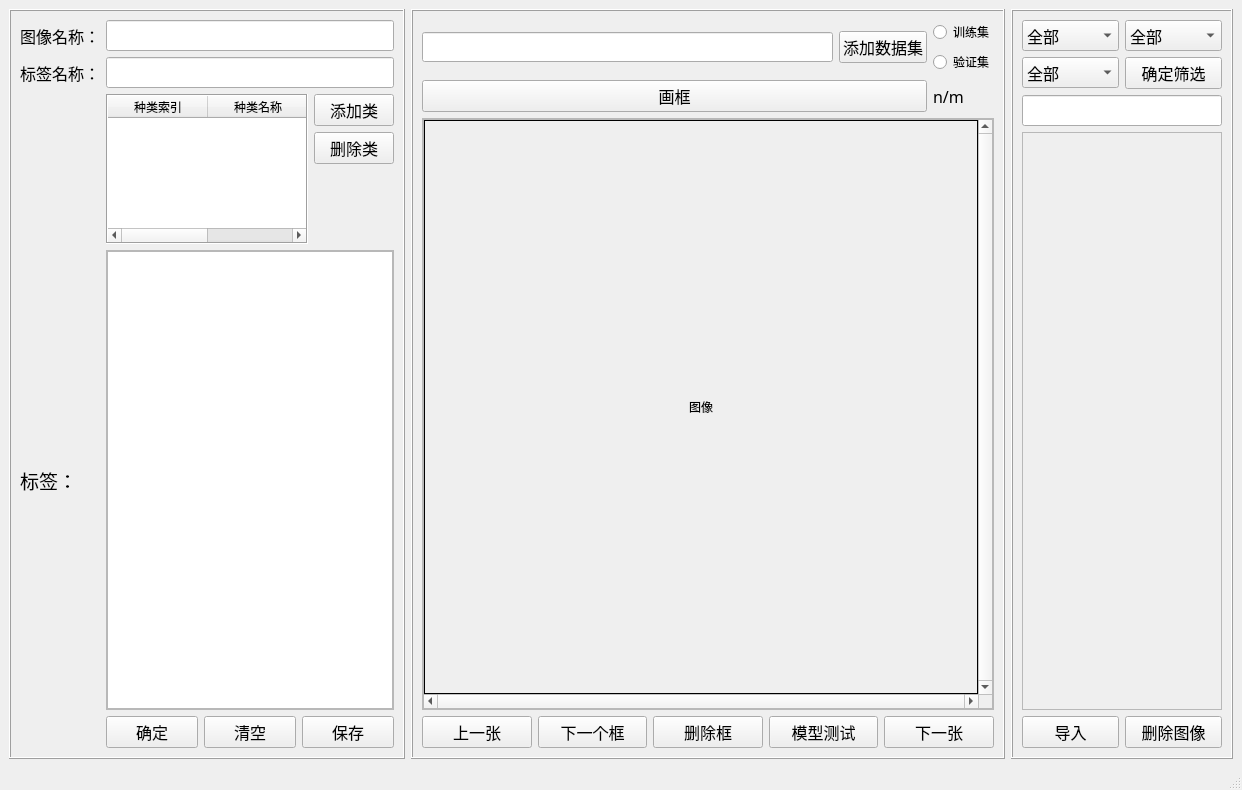
<?xml version="1.0" encoding="UTF-8"?>
<ui version="4.0">
 <class>MainWindow</class>
 <widget class="QMainWindow" name="MainWindow">
  <property name="geometry">
   <rect>
    <x>0</x>
    <y>0</y>
    <width>1242</width>
    <height>790</height>
   </rect>
  </property>
  <property name="windowTitle">
   <string>ChildWindow-dataset</string>
  </property>
  <widget class="QWidget" name="centralwidget">
   <layout class="QGridLayout" name="gridLayout_5" columnstretch="2,3,0">
    <item row="0" column="0">
     <widget class="QFrame" name="frame">
      <property name="maximumSize">
       <size>
        <width>500</width>
        <height>16777215</height>
       </size>
      </property>
      <property name="frameShape">
       <enum>QFrame::Box</enum>
      </property>
      <property name="frameShadow">
       <enum>QFrame::Raised</enum>
      </property>
      <layout class="QGridLayout" name="gridLayout_4">
       <item row="0" column="0">
        <widget class="QLabel" name="label_2">
         <property name="font">
          <font>
           <family>宋体</family>
           <pointsize>12</pointsize>
          </font>
         </property>
         <property name="text">
          <string>图像名称：</string>
         </property>
        </widget>
       </item>
       <item row="1" column="0">
        <widget class="QLabel" name="label_3">
         <property name="font">
          <font>
           <family>宋体</family>
           <pointsize>12</pointsize>
          </font>
         </property>
         <property name="text">
          <string>标签名称：</string>
         </property>
        </widget>
       </item>
       <item row="2" column="2">
        <widget class="QPushButton" name="add_cls_pb">
         <property name="minimumSize">
          <size>
           <width>0</width>
           <height>30</height>
          </size>
         </property>
         <property name="font">
          <font>
           <family>宋体</family>
           <pointsize>12</pointsize>
          </font>
         </property>
         <property name="text">
          <string>添加类</string>
         </property>
        </widget>
       </item>
       <item row="5" column="0">
        <widget class="QLabel" name="label_4">
         <property name="font">
          <font>
           <family>宋体</family>
           <pointsize>14</pointsize>
          </font>
         </property>
         <property name="text">
          <string>标签：</string>
         </property>
        </widget>
       </item>
       <item row="5" column="1" colspan="2">
        <widget class="QScrollArea" name="scrollArea_2">
         <property name="minimumSize">
          <size>
           <width>0</width>
           <height>0</height>
          </size>
         </property>
         <property name="widgetResizable">
          <bool>true</bool>
         </property>
         <widget class="QWidget" name="scrollAreaWidgetContents_2">
          <property name="geometry">
           <rect>
            <x>0</x>
            <y>0</y>
            <width>286</width>
            <height>437</height>
           </rect>
          </property>
          <layout class="QGridLayout" name="gridLayout_2">
           <property name="leftMargin">
            <number>0</number>
           </property>
           <property name="topMargin">
            <number>0</number>
           </property>
           <property name="rightMargin">
            <number>0</number>
           </property>
           <property name="bottomMargin">
            <number>0</number>
           </property>
           <property name="spacing">
            <number>0</number>
           </property>
           <item row="0" column="0">
            <widget class="QListWidget" name="rect_LW"/>
           </item>
          </layout>
         </widget>
        </widget>
       </item>
       <item row="3" column="2">
        <widget class="QPushButton" name="del_cls_pb">
         <property name="minimumSize">
          <size>
           <width>0</width>
           <height>30</height>
          </size>
         </property>
         <property name="font">
          <font>
           <family>宋体</family>
           <pointsize>12</pointsize>
          </font>
         </property>
         <property name="text">
          <string>删除类</string>
         </property>
        </widget>
       </item>
       <item row="6" column="1" colspan="2">
        <layout class="QHBoxLayout" name="horizontalLayout_3">
         <item>
          <widget class="QPushButton" name="valildate_now_pb">
           <property name="minimumSize">
            <size>
             <width>0</width>
             <height>30</height>
            </size>
           </property>
           <property name="font">
            <font>
             <family>宋体</family>
             <pointsize>12</pointsize>
            </font>
           </property>
           <property name="text">
            <string>确定</string>
           </property>
          </widget>
         </item>
         <item>
          <widget class="QPushButton" name="clear_labelPB">
           <property name="minimumSize">
            <size>
             <width>0</width>
             <height>30</height>
            </size>
           </property>
           <property name="font">
            <font>
             <family>宋体</family>
             <pointsize>12</pointsize>
            </font>
           </property>
           <property name="text">
            <string>清空</string>
           </property>
          </widget>
         </item>
         <item>
          <widget class="QPushButton" name="save_rect_pb">
           <property name="minimumSize">
            <size>
             <width>0</width>
             <height>30</height>
            </size>
           </property>
           <property name="font">
            <font>
             <family>宋体</family>
             <pointsize>12</pointsize>
            </font>
           </property>
           <property name="text">
            <string>保存</string>
           </property>
          </widget>
         </item>
        </layout>
       </item>
       <item row="1" column="1" colspan="2">
        <widget class="QLineEdit" name="labelnameLE">
         <property name="minimumSize">
          <size>
           <width>0</width>
           <height>30</height>
          </size>
         </property>
         <property name="font">
          <font>
           <family>宋体</family>
           <pointsize>12</pointsize>
          </font>
         </property>
        </widget>
       </item>
       <item row="0" column="1" colspan="2">
        <widget class="QLineEdit" name="img_nameLE">
         <property name="minimumSize">
          <size>
           <width>0</width>
           <height>30</height>
          </size>
         </property>
         <property name="font">
          <font>
           <family>宋体</family>
           <pointsize>12</pointsize>
          </font>
         </property>
        </widget>
       </item>
       <item row="4" column="2">
        <spacer name="horizontalSpacer">
         <property name="orientation">
          <enum>Qt::Horizontal</enum>
         </property>
         <property name="sizeHint" stdset="0">
          <size>
           <width>40</width>
           <height>20</height>
          </size>
         </property>
        </spacer>
       </item>
       <item row="2" column="1" rowspan="3">
        <widget class="QTableWidget" name="sort_TW">
         <property name="maximumSize">
          <size>
           <width>230</width>
           <height>150</height>
          </size>
         </property>
         <property name="frameShape">
          <enum>QFrame::Box</enum>
         </property>
         <property name="textElideMode">
          <enum>Qt::ElideMiddle</enum>
         </property>
         <property name="sortingEnabled">
          <bool>false</bool>
         </property>
         <column>
          <property name="text">
           <string>种类索引</string>
          </property>
         </column>
         <column>
          <property name="text">
           <string>种类名称</string>
          </property>
         </column>
        </widget>
       </item>
      </layout>
     </widget>
    </item>
    <item row="0" column="1">
     <widget class="QFrame" name="frame_2">
      <property name="frameShape">
       <enum>QFrame::Box</enum>
      </property>
      <property name="frameShadow">
       <enum>QFrame::Raised</enum>
      </property>
      <layout class="QGridLayout" name="gridLayout" rowstretch="0,0,9,0,0">
       <item row="4" column="0" colspan="2">
        <layout class="QHBoxLayout" name="duHLayout">
         <item>
          <widget class="QPushButton" name="upPB">
           <property name="minimumSize">
            <size>
             <width>0</width>
             <height>30</height>
            </size>
           </property>
           <property name="font">
            <font>
             <family>宋体</family>
             <pointsize>12</pointsize>
            </font>
           </property>
           <property name="text">
            <string>上一张</string>
           </property>
          </widget>
         </item>
         <item>
          <widget class="QPushButton" name="ok_get_rect_pb">
           <property name="minimumSize">
            <size>
             <width>0</width>
             <height>30</height>
            </size>
           </property>
           <property name="font">
            <font>
             <family>宋体</family>
             <pointsize>12</pointsize>
            </font>
           </property>
           <property name="text">
            <string>下一个框</string>
           </property>
           <property name="shortcut">
            <string>Return</string>
           </property>
          </widget>
         </item>
         <item>
          <widget class="QPushButton" name="delect_rect_pb">
           <property name="minimumSize">
            <size>
             <width>0</width>
             <height>30</height>
            </size>
           </property>
           <property name="font">
            <font>
             <family>宋体</family>
             <pointsize>12</pointsize>
            </font>
           </property>
           <property name="text">
            <string>删除框</string>
           </property>
           <property name="shortcut">
            <string>Del</string>
           </property>
          </widget>
         </item>
         <item>
          <widget class="QPushButton" name="model_text_pb">
           <property name="minimumSize">
            <size>
             <width>0</width>
             <height>30</height>
            </size>
           </property>
           <property name="font">
            <font>
             <family>宋体</family>
             <pointsize>12</pointsize>
            </font>
           </property>
           <property name="text">
            <string>模型测试</string>
           </property>
          </widget>
         </item>
         <item>
          <widget class="QPushButton" name="downPB">
           <property name="minimumSize">
            <size>
             <width>0</width>
             <height>30</height>
            </size>
           </property>
           <property name="font">
            <font>
             <family>宋体</family>
             <pointsize>12</pointsize>
            </font>
           </property>
           <property name="text">
            <string>下一张</string>
           </property>
          </widget>
         </item>
        </layout>
       </item>
       <item row="0" column="0">
        <layout class="QHBoxLayout" name="horizontalLayout">
         <item>
          <widget class="QLineEdit" name="fileportpathLE">
           <property name="minimumSize">
            <size>
             <width>0</width>
             <height>30</height>
            </size>
           </property>
           <property name="text">
            <string/>
           </property>
          </widget>
         </item>
         <item>
          <widget class="QPushButton" name="slepicfilePB">
           <property name="minimumSize">
            <size>
             <width>0</width>
             <height>30</height>
            </size>
           </property>
           <property name="font">
            <font>
             <family>宋体</family>
             <pointsize>12</pointsize>
            </font>
           </property>
           <property name="text">
            <string>添加数据集</string>
           </property>
          </widget>
         </item>
        </layout>
       </item>
       <item row="0" column="1">
        <layout class="QVBoxLayout" name="verticalLayout">
         <item>
          <widget class="QRadioButton" name="trainRB">
           <property name="text">
            <string>训练集</string>
           </property>
          </widget>
         </item>
         <item>
          <widget class="QRadioButton" name="valRB">
           <property name="text">
            <string>验证集</string>
           </property>
          </widget>
         </item>
        </layout>
       </item>
       <item row="1" column="0">
        <layout class="QHBoxLayout" name="horizontalLayout_2">
         <item>
          <widget class="QPushButton" name="paint_rectPB">
           <property name="minimumSize">
            <size>
             <width>0</width>
             <height>30</height>
            </size>
           </property>
           <property name="font">
            <font>
             <family>宋体</family>
             <pointsize>12</pointsize>
            </font>
           </property>
           <property name="text">
            <string>画框</string>
           </property>
          </widget>
         </item>
        </layout>
       </item>
       <item row="2" column="0" colspan="2">
        <widget class="QFrame" name="image_frame">
         <property name="frameShape">
          <enum>QFrame::StyledPanel</enum>
         </property>
         <property name="frameShadow">
          <enum>QFrame::Raised</enum>
         </property>
         <layout class="QGridLayout" name="gridLayout_6">
          <property name="leftMargin">
           <number>0</number>
          </property>
          <property name="topMargin">
           <number>0</number>
          </property>
          <property name="rightMargin">
           <number>0</number>
          </property>
          <property name="bottomMargin">
           <number>0</number>
          </property>
          <property name="horizontalSpacing">
           <number>0</number>
          </property>
          <item row="0" column="0">
           <widget class="QScrollArea" name="image_scoll_are">
            <property name="verticalScrollBarPolicy">
             <enum>Qt::ScrollBarAlwaysOn</enum>
            </property>
            <property name="horizontalScrollBarPolicy">
             <enum>Qt::ScrollBarAlwaysOn</enum>
            </property>
            <property name="widgetResizable">
             <bool>true</bool>
            </property>
            <widget class="QWidget" name="scroll_widget">
             <property name="geometry">
              <rect>
               <x>0</x>
               <y>0</y>
               <width>551</width>
               <height>562</height>
              </rect>
             </property>
             <property name="minimumSize">
              <size>
               <width>0</width>
               <height>0</height>
              </size>
             </property>
             <layout class="QGridLayout" name="gridLayout_7">
              <property name="leftMargin">
               <number>0</number>
              </property>
              <property name="topMargin">
               <number>0</number>
              </property>
              <property name="rightMargin">
               <number>0</number>
              </property>
              <property name="bottomMargin">
               <number>0</number>
              </property>
              <property name="spacing">
               <number>0</number>
              </property>
              <item row="0" column="0">
               <widget class="QLabel" name="imageLB">
                <property name="frameShape">
                 <enum>QFrame::Box</enum>
                </property>
                <property name="text">
                 <string>图像</string>
                </property>
                <property name="alignment">
                 <set>Qt::AlignCenter</set>
                </property>
               </widget>
              </item>
             </layout>
            </widget>
           </widget>
          </item>
         </layout>
        </widget>
       </item>
       <item row="1" column="1">
        <widget class="QLabel" name="show_num_img_L">
         <property name="font">
          <font>
           <family>宋体</family>
           <pointsize>12</pointsize>
          </font>
         </property>
         <property name="text">
          <string>n/m</string>
         </property>
        </widget>
       </item>
      </layout>
     </widget>
    </item>
    <item row="0" column="2">
     <widget class="QFrame" name="frame_3">
      <property name="frameShape">
       <enum>QFrame::Box</enum>
      </property>
      <property name="frameShadow">
       <enum>QFrame::Raised</enum>
      </property>
      <layout class="QGridLayout" name="gridLayout_3">
       <item row="3" column="0" colspan="2">
        <widget class="QScrollArea" name="scrollArea">
         <property name="minimumSize">
          <size>
           <width>200</width>
           <height>0</height>
          </size>
         </property>
         <property name="maximumSize">
          <size>
           <width>200</width>
           <height>16777215</height>
          </size>
         </property>
         <property name="widgetResizable">
          <bool>true</bool>
         </property>
         <widget class="QWidget" name="scrollAreaWidgetContents">
          <property name="geometry">
           <rect>
            <x>0</x>
            <y>0</y>
            <width>198</width>
            <height>557</height>
           </rect>
          </property>
          <layout class="QVBoxLayout" name="verticalLayout_2">
           <property name="spacing">
            <number>0</number>
           </property>
           <property name="leftMargin">
            <number>0</number>
           </property>
           <property name="topMargin">
            <number>0</number>
           </property>
           <property name="rightMargin">
            <number>0</number>
           </property>
           <property name="bottomMargin">
            <number>0</number>
           </property>
           <item>
            <widget class="QWidget" name="all_image_widget" native="true"/>
           </item>
          </layout>
         </widget>
        </widget>
       </item>
       <item row="4" column="0" colspan="2">
        <layout class="QHBoxLayout" name="horizontalLayout_4">
         <item>
          <widget class="QPushButton" name="load_all_img_pb">
           <property name="minimumSize">
            <size>
             <width>0</width>
             <height>30</height>
            </size>
           </property>
           <property name="font">
            <font>
             <family>宋体</family>
             <pointsize>12</pointsize>
            </font>
           </property>
           <property name="text">
            <string>导入</string>
           </property>
          </widget>
         </item>
         <item>
          <widget class="QPushButton" name="del_img_pb">
           <property name="minimumSize">
            <size>
             <width>0</width>
             <height>30</height>
            </size>
           </property>
           <property name="font">
            <font>
             <family>宋体</family>
             <pointsize>12</pointsize>
            </font>
           </property>
           <property name="text">
            <string>删除图像</string>
           </property>
          </widget>
         </item>
        </layout>
       </item>
       <item row="0" column="0">
        <widget class="QComboBox" name="label_nolabel_cbb">
         <property name="minimumSize">
          <size>
           <width>0</width>
           <height>30</height>
          </size>
         </property>
         <property name="font">
          <font>
           <family>宋体</family>
           <pointsize>12</pointsize>
          </font>
         </property>
         <item>
          <property name="text">
           <string>全部</string>
          </property>
         </item>
         <item>
          <property name="text">
           <string>已标注</string>
          </property>
         </item>
         <item>
          <property name="text">
           <string>未标注</string>
          </property>
         </item>
        </widget>
       </item>
       <item row="1" column="1">
        <widget class="QPushButton" name="del_all_pb">
         <property name="minimumSize">
          <size>
           <width>0</width>
           <height>30</height>
          </size>
         </property>
         <property name="font">
          <font>
           <family>宋体</family>
           <pointsize>12</pointsize>
          </font>
         </property>
         <property name="text">
          <string>确定筛选</string>
         </property>
        </widget>
       </item>
       <item row="0" column="1">
        <widget class="QComboBox" name="train_val_cbb">
         <property name="minimumSize">
          <size>
           <width>0</width>
           <height>30</height>
          </size>
         </property>
         <property name="font">
          <font>
           <family>宋体</family>
           <pointsize>12</pointsize>
          </font>
         </property>
         <item>
          <property name="text">
           <string>全部</string>
          </property>
         </item>
         <item>
          <property name="text">
           <string>训练集</string>
          </property>
         </item>
         <item>
          <property name="text">
           <string>验证集</string>
          </property>
         </item>
        </widget>
       </item>
       <item row="1" column="0">
        <widget class="QComboBox" name="cls_cbb">
         <property name="minimumSize">
          <size>
           <width>0</width>
           <height>30</height>
          </size>
         </property>
         <property name="font">
          <font>
           <family>宋体</family>
           <pointsize>12</pointsize>
          </font>
         </property>
         <item>
          <property name="text">
           <string>全部</string>
          </property>
         </item>
        </widget>
       </item>
       <item row="2" column="0" colspan="2">
        <widget class="QLineEdit" name="finded_img_name_le">
         <property name="minimumSize">
          <size>
           <width>0</width>
           <height>30</height>
          </size>
         </property>
         <property name="font">
          <font>
           <family>宋体</family>
           <pointsize>12</pointsize>
          </font>
         </property>
        </widget>
       </item>
      </layout>
     </widget>
    </item>
   </layout>
  </widget>
  <widget class="QMenuBar" name="menubar">
   <property name="geometry">
    <rect>
     <x>0</x>
     <y>0</y>
     <width>1242</width>
     <height>23</height>
    </rect>
   </property>
  </widget>
  <widget class="QStatusBar" name="statusbar"/>
 </widget>
 <resources/>
 <connections/>
</ui>
